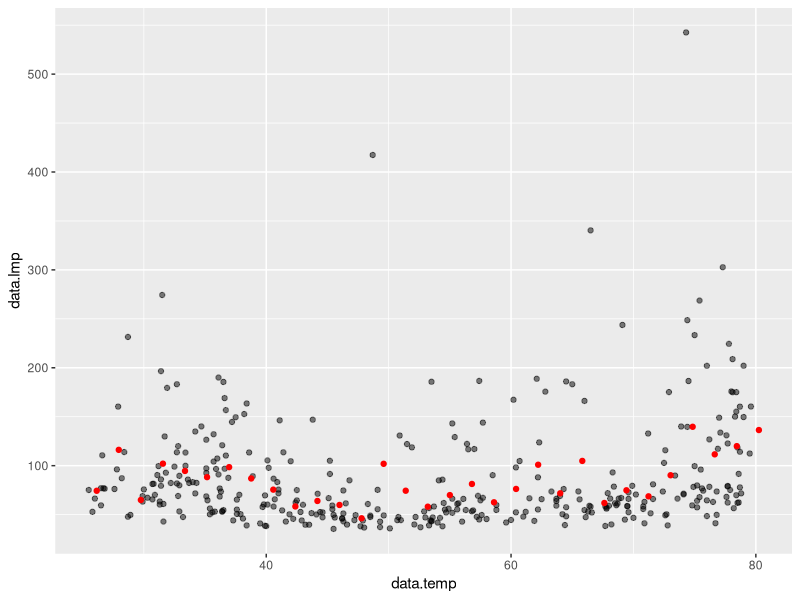
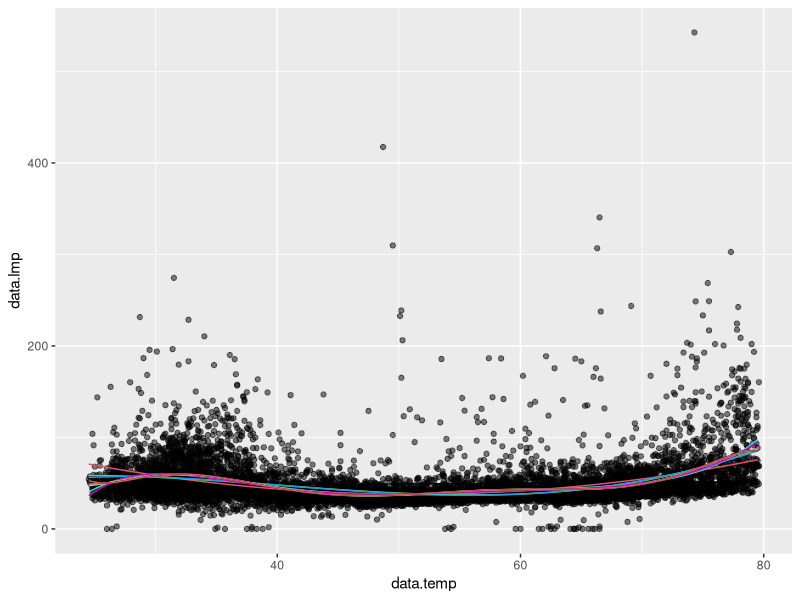
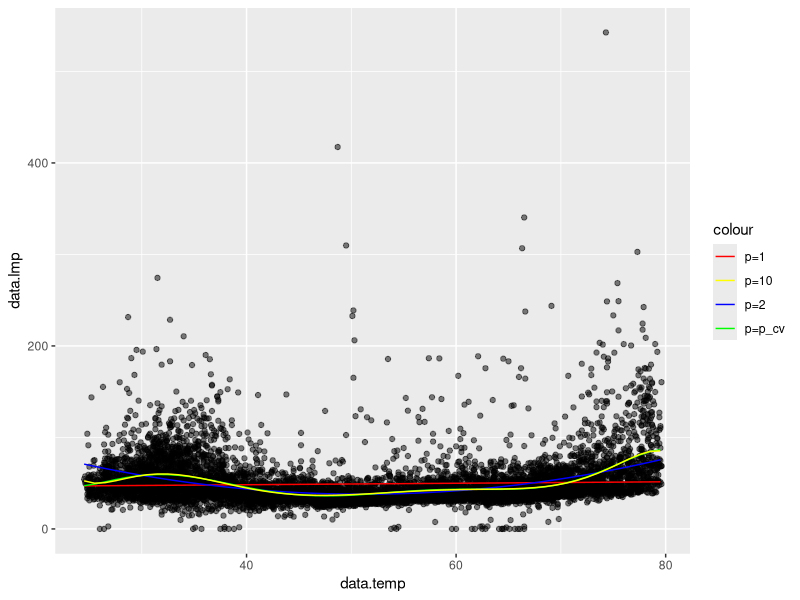
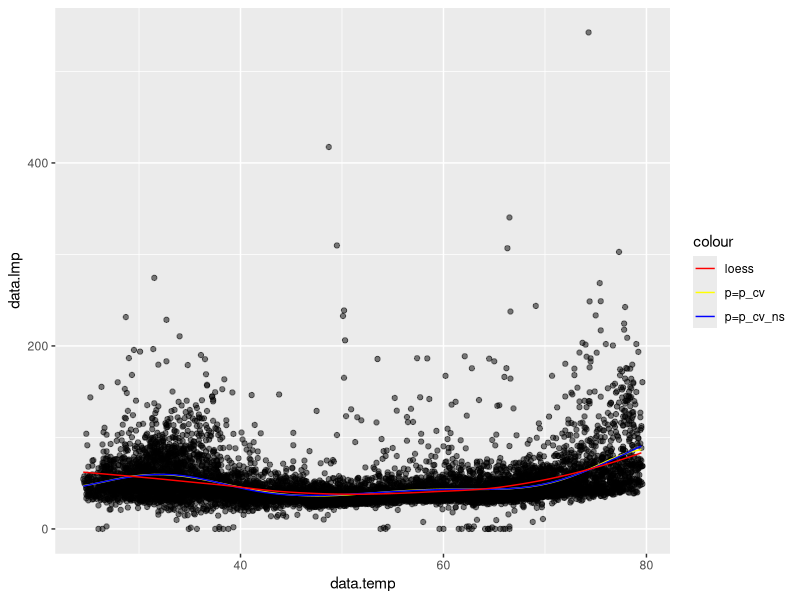
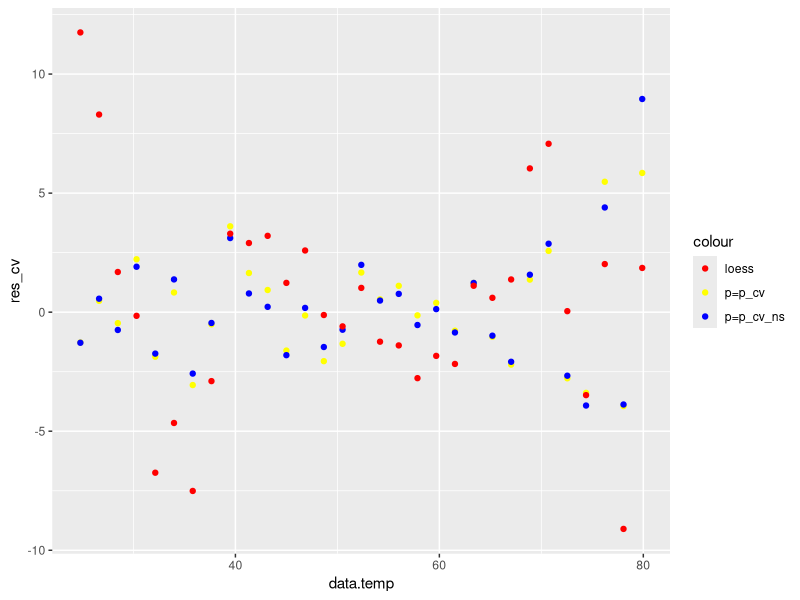

The R script that drew these images, in order:
## ---- chunk 1
library(tidyverse)
library(splines)
data <- read_csv("nodelmp.csv", col_names = TRUE)
x <- data$temp
y <- data$lmp
df1 <- data.frame(x,y)
df <- data.frame(data$temp,data$lmp,data$hrank) 
## ---- chunk 2
ggplot(subset(df,data.hrank %in% c("1")), aes(x=data.temp,y=data.lmp))+
    geom_point(alpha = 1/2, aes(x=data.temp,y=data.lmp)) +
    stat_summary_bin(fun.y='mean', color='red', geom='point') 
## ---- chunk 3
poly <- ggplot(df) + geom_point(alpha = 1/2,aes(x=data.temp,y=data.lmp))

x.grid <- seq(min(x), max(x))

poly.plot <- function(p){
  y.grid <- predict(lm(y ~ poly(x,p)), data.frame(x=x.grid)) 
  poly <- poly + geom_line(data=data.frame(x.grid,y.grid), mapping = aes(x=x.grid,y=y.grid), col=p)
  
  return(poly)
}

for(p in 1:10){
  poly <- poly.plot(p)
}
  
poly
## ---- chunk 4
set.seed(42) 
df1<-df1[sample(nrow(df1)),]
fold <- cut(seq(1,nrow(df1)),breaks=10,labels=FALSE)
cv <- function(p){
  mse <- 0
  for(i in 1:10){
    ind <- which(fold==i, arr.ind=TRUE)
    datatest <- df1[ind, ]
    datatrain <- df1[-ind, ]
    y_cv <- predict(lm(y ~ poly(x,p),data=datatrain), data.frame(x=datatest$x))
    mse <- mse + mean((y_cv-datatest$y)^2)
  }
  return(mse/10)
}
p_cv <- which.min(sapply(seq(1,10,length=10), cv))
p_cv
## ---- chunk 5

y_1 <- predict(lm(y ~ poly(x,1)), data.frame(x=x.grid))
y_2 <- predict(lm(y ~ poly(x,2)), data.frame(x=x.grid))
y_cv <- predict(lm(y ~ poly(x,p_cv)), data.frame(x=x.grid))
y_10 <- predict(lm(y ~ poly(x,10)), data.frame(x=x.grid))
polys <- ggplot(df) +
  geom_point(alpha = 1/2,aes(x=data.temp,y=data.lmp)) +
  geom_line(data=data.frame(x.grid,y_1), mapping = aes(x=x.grid,y=y_1, col='p=1')) +
  geom_line(data=data.frame(x.grid,y_2), mapping = aes(x=x.grid,y=y_2, col='p=2')) +
  geom_line(data=data.frame(x.grid,y_cv), mapping = aes(x=x.grid,y=y_cv, col='p=p_cv')) +
  geom_line(data=data.frame(x.grid,y_10), mapping = aes(x=x.grid,y=y_10, col='p=10')) +
  scale_color_manual(values = c('red', 'yellow', 'blue','green')) 

polys
## ---- chunk 6
cv_ns <- function(p){
  mse <- 0
  for(i in 1:10){
    ind <- which(fold==i,arr.ind=TRUE)
    datatest <- df1[ind, ]
    datatrain <- df1[-ind, ]
    y_cv_ns <- predict(lm(y ~ ns(x, df=p),data=datatrain),data.frame(x=datatest$x))
    mse <- mse + mean((y_cv_ns-datatest$y)^2)
  }
  return(mse/10)
}
p_cv_ns<- which.min(sapply(seq(2,11,length=10),cv_ns))

p_cv_ns

## ---- chunk 7
y_cv <- predict(lm(y ~ poly(x,p_cv)), data.frame(x=x.grid))
y_ns <- predict(lm(y ~ ns(x, df=p_cv_ns+1)), data.frame(x=x.grid))
y_loess <- predict(loess(y~x), data.frame(x=x.grid))

ggplot(df) +
  geom_point(alpha = 1/2,aes(x=data.temp,y=data.lmp)) +
  geom_line(data=data.frame(x.grid,y_cv), mapping = aes(x=x.grid,y=y_cv, col = 'p=p_cv')) +
  geom_line(data=data.frame(x.grid,y_ns), mapping = aes(x=x.grid,y=y_ns,col = 'p=p_cv_ns')) +
  geom_line(data=data.frame(x.grid,y_loess ), mapping = aes(x=x.grid,y=y_loess , col = 'loess')) +
  scale_color_manual(values = c('red', 'yellow', 'blue')) 
## ---- chunk 8
res_cv <- (lm(y ~ poly(x,p_cv))$fitted - y)
res_ns <- (lm(y ~ ns(x, df=p_cv_ns+1))$fitted - y)
res_loess <- (loess(y~x)$fitted - y)

ggplot(df) +
  stat_summary_bin(fun.y='mean', geom='point', aes(x=data.temp,y=res_cv,col = 'p=p_cv')) +
  stat_summary_bin(fun.y='mean', geom='point', aes(x=data.temp,y=res_ns,col = 'p=p_cv_ns')) +
  stat_summary_bin(fun.y='mean', geom='point', aes(x=data.temp,y=res_loess,col = 'loess')) +
  scale_color_manual(values = c('red', 'yellow', 'blue')) 
